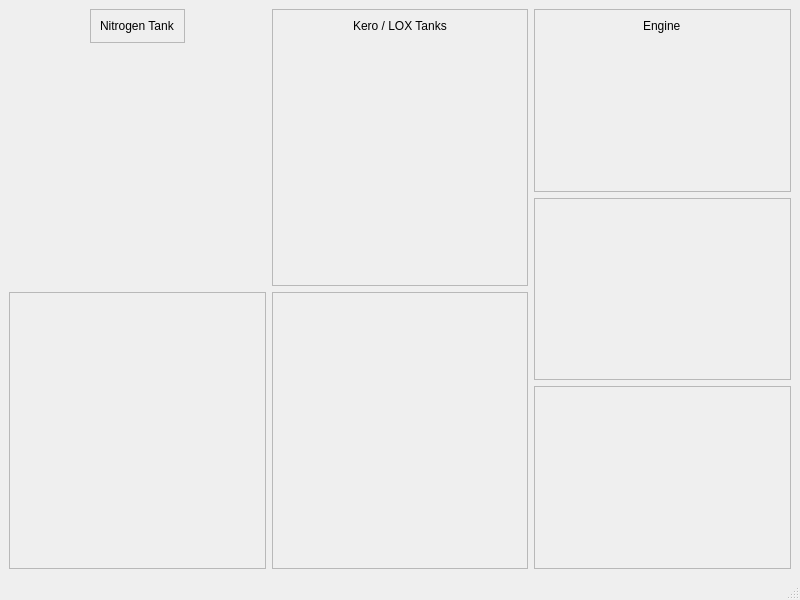
<?xml version="1.0" encoding="UTF-8"?>
<ui version="4.0">
 <class>MainWindow</class>
 <widget class="QMainWindow" name="MainWindow">
  <property name="geometry">
   <rect>
    <x>0</x>
    <y>0</y>
    <width>800</width>
    <height>600</height>
   </rect>
  </property>
  <property name="windowTitle">
   <string>MainWindow</string>
  </property>
  <widget class="QWidget" name="centralwidget">
   <layout class="QHBoxLayout" name="horizontalLayout">
    <item>
     <layout class="QVBoxLayout" name="verticalLayout_8">
      <item alignment="Qt::AlignHCenter|Qt::AlignTop">
       <widget class="QFrame" name="frame_6">
        <property name="frameShape">
         <enum>QFrame::StyledPanel</enum>
        </property>
        <property name="frameShadow">
         <enum>QFrame::Raised</enum>
        </property>
        <layout class="QVBoxLayout" name="verticalLayout_10">
         <item alignment="Qt::AlignHCenter|Qt::AlignTop">
          <widget class="QLabel" name="telemetryLabel">
           <property name="text">
            <string>Nitrogen Tank</string>
           </property>
          </widget>
         </item>
        </layout>
       </widget>
      </item>
      <item>
       <widget class="QFrame" name="frame_5">
        <property name="frameShape">
         <enum>QFrame::StyledPanel</enum>
        </property>
        <property name="frameShadow">
         <enum>QFrame::Raised</enum>
        </property>
        <layout class="QVBoxLayout" name="verticalLayout_9">
         <item>
          <widget class="LivePlotWidget" name="widget" native="true"/>
         </item>
        </layout>
       </widget>
      </item>
     </layout>
    </item>
    <item>
     <layout class="QVBoxLayout" name="verticalLayout">
      <item>
       <widget class="QFrame" name="frame_10">
        <property name="frameShape">
         <enum>QFrame::StyledPanel</enum>
        </property>
        <property name="frameShadow">
         <enum>QFrame::Raised</enum>
        </property>
        <layout class="QVBoxLayout" name="verticalLayout_18">
         <item alignment="Qt::AlignHCenter|Qt::AlignTop">
          <widget class="QLabel" name="telemetryLabel_5">
           <property name="text">
            <string>Kero / LOX Tanks</string>
           </property>
          </widget>
         </item>
        </layout>
       </widget>
      </item>
      <item>
       <widget class="QFrame" name="frame_11">
        <property name="frameShape">
         <enum>QFrame::StyledPanel</enum>
        </property>
        <property name="frameShadow">
         <enum>QFrame::Raised</enum>
        </property>
        <layout class="QVBoxLayout" name="verticalLayout_20">
         <item>
          <widget class="LivePlotWidget" name="widget_6" native="true"/>
         </item>
        </layout>
       </widget>
      </item>
     </layout>
    </item>
    <item>
     <layout class="QVBoxLayout" name="verticalLayout_2">
      <item>
       <widget class="QFrame" name="frame_12">
        <property name="frameShape">
         <enum>QFrame::StyledPanel</enum>
        </property>
        <property name="frameShadow">
         <enum>QFrame::Raised</enum>
        </property>
        <layout class="QVBoxLayout" name="verticalLayout_23">
         <item alignment="Qt::AlignHCenter|Qt::AlignTop">
          <widget class="QLabel" name="telemetryLabel_9">
           <property name="text">
            <string>Engine</string>
           </property>
          </widget>
         </item>
        </layout>
       </widget>
      </item>
      <item>
       <widget class="QFrame" name="frame_9">
        <property name="frameShape">
         <enum>QFrame::StyledPanel</enum>
        </property>
        <property name="frameShadow">
         <enum>QFrame::Raised</enum>
        </property>
        <layout class="QVBoxLayout" name="verticalLayout_14">
         <item>
          <widget class="LivePlotWidget" name="widget_5" native="true"/>
         </item>
        </layout>
       </widget>
      </item>
      <item>
       <widget class="QFrame" name="frame_8">
        <property name="frameShape">
         <enum>QFrame::StyledPanel</enum>
        </property>
        <property name="frameShadow">
         <enum>QFrame::Raised</enum>
        </property>
        <layout class="QVBoxLayout" name="verticalLayout_13">
         <item>
          <widget class="LivePlotWidget" name="widget_4" native="true"/>
         </item>
        </layout>
       </widget>
      </item>
     </layout>
    </item>
   </layout>
  </widget>
  <widget class="QMenuBar" name="menubar">
   <property name="geometry">
    <rect>
     <x>0</x>
     <y>0</y>
     <width>800</width>
     <height>20</height>
    </rect>
   </property>
  </widget>
  <widget class="QStatusBar" name="statusbar"/>
 </widget>
 <customwidgets>
  <customwidget>
   <class>LivePlotWidget</class>
   <extends>QWidget</extends>
   <header>pglive.sources.live_plot_widget</header>
   <container>1</container>
  </customwidget>
 </customwidgets>
 <resources/>
 <connections/>
</ui>
